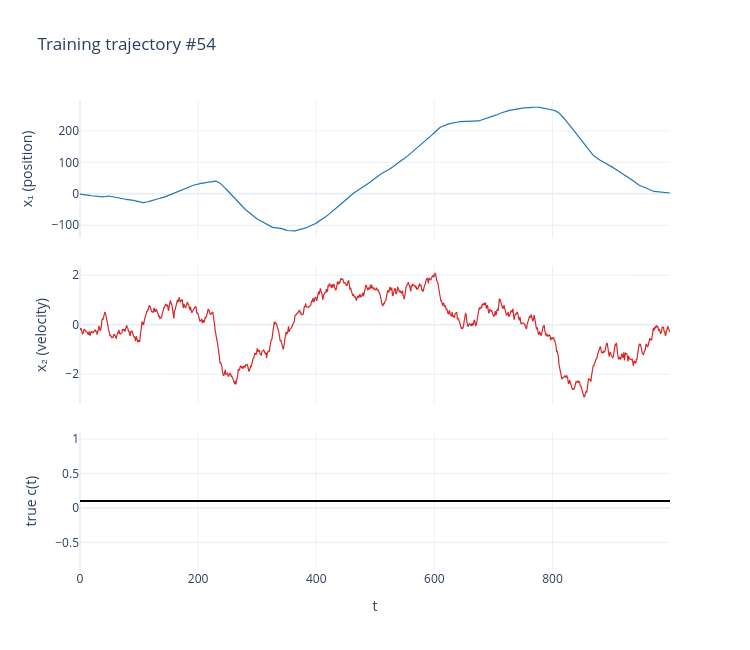

This figure's notebook cell:
### Markdown cell above
## 4. Data Visualization and State Scale Analysis

To verify the integrity of the data loading and alignment phases, this section visualizes a randomly sampled trajectory from the training subset. The visualization plots the temporal evolution of the latent state vector components ($x_t$) specifically, position ($x_1$) and velocity ($x_2$)—alongside the ground-truth tolerance parameter ($c(t)$) that bounds the ambiguity set.

> **Note on State Scale and Evaluation Metrics:** 
> The cell also computes the maximum absolute amplitudes for both state components across the entire training set. Because the position scale significantly exceeds the velocity scale, the overall Mean-Squared Error (MSE) metric will be heavily dominated by position estimation errors.

### Code cell
# randomly sample a single trajectory index from the training subset
k_show = random.randrange(len(train_y))

fig = make_subplots(rows=3, cols=1, shared_xaxes=True, vertical_spacing=0.06)
fig.add_trace(go.Scatter(y=train_x[k_show, 0].cpu().numpy(), mode="lines",
                          line=dict(color="#1f77b4", width=1.2)), row=1, col=1)
fig.add_trace(go.Scatter(y=train_x[k_show, 1].cpu().numpy(), mode="lines",
                          line=dict(color="#d62728", width=1.2)), row=2, col=1)
fig.add_trace(go.Scatter(y=c_true, mode="lines",
                          line=dict(color="black", width=2.0)), row=3, col=1)

fig.update_yaxes(title_text="x₁ (position)", row=1, col=1)
fig.update_yaxes(title_text="x₂ (velocity)", row=2, col=1)
fig.update_yaxes(title_text="true c(t)", row=3, col=1)
fig.update_xaxes(title_text="t", row=3, col=1)
fig.update_layout(title=f"Training trajectory #{k_show}", height=650, width=750,
                   template="plotly_white", showlegend=False)
fig.show()

# Calculate and output the maximum absolute amplitudes of the state components
# to explicitly highlight the dominant factor in the MSE objective function.
print(f"state scale: |x1| up to {train_x[:, 0].abs().max():.1f}, "
      f"|x2| up to {train_x[:, 1].abs().max():.2f}  "
      "(the MSE is dominated by the position component)")

### Figure 1 — Plotly figure (JSON) as saved in the notebook; plotly's stock layout.template omitted (floating-point values rounded to 4 significant figures; data arrays with more than 128 entries replaced by an {"elided": "..."} marker saying what was removed)
{"data": [{"line": {"color": "#1f77b4", "width": 1.2}, "mode": "lines", "type": "scatter", "xaxis": "x", "y": {"elided": "1000 float values"}, "yaxis": "y"}, {"line": {"color": "#d62728", "width": 1.2}, "mode": "lines", "type": "scatter", "xaxis": "x2", "y": {"elided": "1000 float values"}, "yaxis": "y2"}, {"line": {"color": "black", "width": 2}, "mode": "lines", "type": "scatter", "xaxis": "x3", "y": {"elided": "1000 float values"}, "yaxis": "y3"}], "layout": {"height": 650, "showlegend": false, "title": {"text": "Training trajectory #54"}, "width": 750, "xaxis": {"anchor": "y", "domain": [0, 1], "matches": "x3", "showticklabels": false}, "xaxis2": {"anchor": "y2", "domain": [0, 1], "matches": "x3", "showticklabels": false}, "xaxis3": {"anchor": "y3", "domain": [0, 1], "title": {"text": "t"}}, "yaxis": {"anchor": "x", "domain": [0.7067, 1], "title": {"text": "x₁ (position)"}}, "yaxis2": {"anchor": "x2", "domain": [0.3533, 0.6467], "title": {"text": "x₂ (velocity)"}}, "yaxis3": {"anchor": "x3", "domain": [0, 0.2933], "title": {"text": "true c(t)"}}}}
